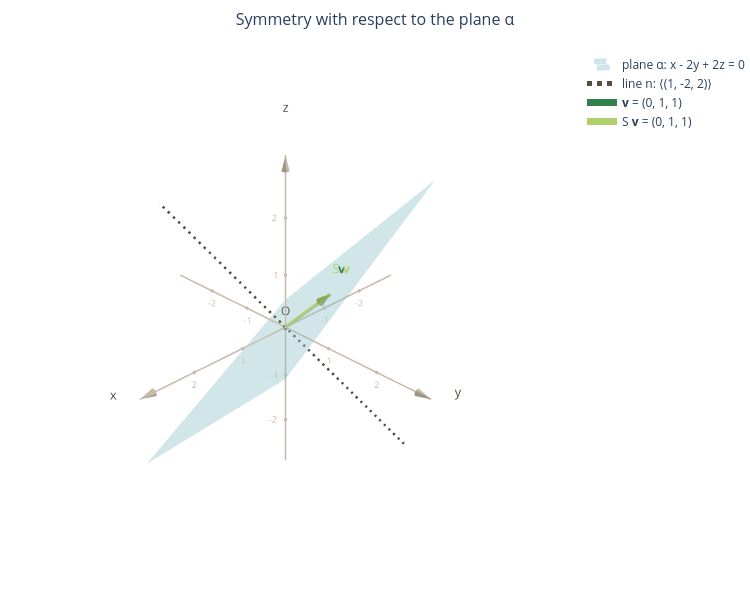

The code cell stored with this chart in its notebook:
### Markdown cell above
We now do the same with the symmetry.

### Code cell
# the same vector, reflected with respect to the plane
sv = S @ v

fig = new_figure("Symmetry with respect to the plane α")
draw_axes(fig)
draw_plane(fig, n, name="plane α")
draw_line(fig, n, "black", "line n")
draw_vector(fig, v, "green", "<b>v</b>")
draw_vector(fig, sv, "light green", "S <b>v</b>")
fig

### Figure 1 — Plotly figure (JSON) as saved in the notebook; plotly's stock layout.template omitted (floating-point values rounded to 4 significant figures)
{"data": [{"hoverinfo": "skip", "marker": {"color": "#565044", "size": 3}, "mode": "markers+text", "showlegend": false, "text": ["O"], "textfont": {"color": "#565044"}, "textposition": "top center", "type": "scatter3d", "x": [0], "y": [0], "z": [0]}, {"hoverinfo": "skip", "line": {"color": "#c7baa8", "width": 3}, "mode": "lines", "showlegend": false, "type": "scatter3d", "x": [-3, 3], "y": [0, 0], "z": [0, 0]}, {"anchor": "tip", "colorscale": [[0, "#c7baa8"], [1, "#c7baa8"]], "hoverinfo": "skip", "showlegend": false, "showscale": false, "sizemode": "absolute", "sizeref": 0.25, "type": "cone", "u": [3], "v": [0], "w": [0], "x": [3], "y": [0], "z": [0]}, {"hoverinfo": "skip", "marker": {"color": "#c7baa8", "size": 2}, "mode": "markers+text", "showlegend": false, "text": ["-2", "-1", "1", "2"], "textfont": {"color": "#c7baa8", "size": 9}, "textposition": "bottom center", "type": "scatter3d", "x": [-2.0, -1.0, 1.0, 2.0], "y": [-0.0, -0.0, 0.0, 0.0], "z": [-0.0, -0.0, 0.0, 0.0]}, {"hoverinfo": "skip", "mode": "text", "showlegend": false, "text": ["x"], "textfont": {"color": "#565044", "size": 13}, "type": "scatter3d", "x": [3.45], "y": [0], "z": [0]}, {"hoverinfo": "skip", "line": {"color": "#c7baa8", "width": 3}, "mode": "lines", "showlegend": false, "type": "scatter3d", "x": [0, 0], "y": [-3, 3], "z": [0, 0]}, {"anchor": "tip", "colorscale": [[0, "#c7baa8"], [1, "#c7baa8"]], "hoverinfo": "skip", "showlegend": false, "showscale": false, "sizemode": "absolute", "sizeref": 0.25, "type": "cone", "u": [0], "v": [3], "w": [0], "x": [0], "y": [3], "z": [0]}, {"hoverinfo": "skip", "marker": {"color": "#c7baa8", "size": 2}, "mode": "markers+text", "showlegend": false, "text": ["-2", "-1", "1", "2"], "textfont": {"color": "#c7baa8", "size": 9}, "textposition": "bottom center", "type": "scatter3d", "x": [-0.0, -0.0, 0.0, 0.0], "y": [-2.0, -1.0, 1.0, 2.0], "z": [-0.0, -0.0, 0.0, 0.0]}, {"hoverinfo": "skip", "mode": "text", "showlegend": false, "text": ["y"], "textfont": {"color": "#565044", "size": 13}, "type": "scatter3d", "x": [0], "y": [3.45], "z": [0]}, {"hoverinfo": "skip", "line": {"color": "#c7baa8", "width": 3}, "mode": "lines", "showlegend": false, "type": "scatter3d", "x": [0, 0], "y": [0, 0], "z": [-3, 3]}, {"anchor": "tip", "colorscale": [[0, "#c7baa8"], [1, "#c7baa8"]], "hoverinfo": "skip", "showlegend": false, "showscale": false, "sizemode": "absolute", "sizeref": 0.25, "type": "cone", "u": [0], "v": [0], "w": [3], "x": [0], "y": [0], "z": [3]}, {"hoverinfo": "skip", "marker": {"color": "#c7baa8", "size": 2}, "mode": "markers+text", "showlegend": false, "text": ["-2", "-1", "1", "2"], "textfont": {"color": "#c7baa8", "size": 9}, "textposition": "middle left", "type": "scatter3d", "x": [-0.0, -0.0, 0.0, 0.0], "y": [-0.0, -0.0, 0.0, 0.0], "z": [-2.0, -1.0, 1.0, 2.0]}, {"hoverinfo": "skip", "mode": "text", "showlegend": false, "text": ["z"], "textfont": {"color": "#565044", "size": 13}, "type": "scatter3d", "x": [0], "y": [0], "z": [3.45]}, {"colorscale": [[0, "#89bfc7"], [1, "#89bfc7"]], "name": "plane α: x - 2y + 2z = 0", "opacity": 0.4, "showlegend": true, "showscale": false, "type": "surface", "x": [[2.357, 2.357], [-2.357, -2.357]], "y": [[-1.179, 2.357], [-2.357, 1.179]], "z": [[-2.357, 1.179], [-1.179, 2.357]]}, {"hoverinfo": "skip", "line": {"color": "#565044", "dash": "dash", "width": 5}, "mode": "lines", "showlegend": false, "type": "scatter3d", "x": [-1, 1], "y": [2, -2], "z": [-2, 2]}, {"hoverinfo": "skip", "line": {"color": "#565044", "dash": "dot", "width": 5}, "mode": "lines", "name": "line n: ⟨(1, -2, 2)⟩", "showlegend": true, "type": "scatter3d", "x": [null], "y": [null], "z": [null]}, {"line": {"color": "#32804c", "width": 7}, "mode": "lines", "name": "<b>v</b> = (0, 1, 1)", "showlegend": true, "type": "scatter3d", "x": [0, 0], "y": [0, 1], "z": [0, 1]}, {"anchor": "tip", "colorscale": [[0, "#32804c"], [1, "#32804c"]], "showlegend": false, "showscale": false, "sizemode": "absolute", "sizeref": 0.3, "type": "cone", "u": [0], "v": [1], "w": [1], "x": [0], "y": [1], "z": [1]}, {"hoverinfo": "skip", "mode": "text", "showlegend": false, "text": ["<b>v</b>"], "textfont": {"color": "#32804c", "size": 13}, "type": "scatter3d", "x": [0], "y": [1.212], "z": [1.212]}, {"line": {"color": "#b1cf6c", "width": 7}, "mode": "lines", "name": "S <b>v</b> = (0, 1, 1)", "showlegend": true, "type": "scatter3d", "x": [0, 0], "y": [0, 1], "z": [0, 1]}, {"anchor": "tip", "colorscale": [[0, "#b1cf6c"], [1, "#b1cf6c"]], "showlegend": false, "showscale": false, "sizemode": "absolute", "sizeref": 0.3, "type": "cone", "u": [0], "v": [1], "w": [1], "x": [0], "y": [1], "z": [1]}, {"hoverinfo": "skip", "mode": "text", "showlegend": false, "text": ["S <b>v</b>"], "textfont": {"color": "#b1cf6c", "size": 13}, "type": "scatter3d", "x": [0], "y": [1.212], "z": [1.212]}], "layout": {"height": 600, "margin": {"b": 0, "l": 0, "r": 0, "t": 50}, "scene": {"aspectmode": "data", "camera": {"eye": {"x": 1, "y": 1, "z": 0.8}}, "xaxis": {"visible": false}, "yaxis": {"visible": false}, "zaxis": {"visible": false}}, "title": {"font": {"size": 16}, "text": "Symmetry with respect to the plane α", "x": 0.5}, "width": 750}}
